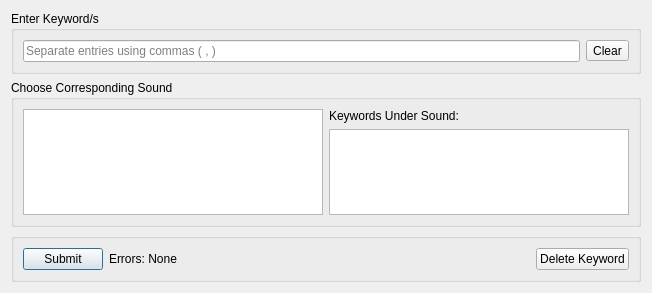
<?xml version="1.0" encoding="UTF-8"?>
<ui version="4.0">
 <class>Dialog</class>
 <widget class="QDialog" name="Dialog">
  <property name="geometry">
   <rect>
    <x>0</x>
    <y>0</y>
    <width>652</width>
    <height>293</height>
   </rect>
  </property>
  <property name="windowTitle">
   <string>Keyword Input</string>
  </property>
  <layout class="QVBoxLayout" name="verticalLayout_2">
   <item>
    <widget class="QGroupBox" name="groupBox">
     <property name="title">
      <string>Enter Keyword/s</string>
     </property>
     <layout class="QHBoxLayout" name="horizontalLayout_2">
      <item>
       <widget class="QLineEdit" name="keywords_input">
        <property name="text">
         <string/>
        </property>
        <property name="echoMode">
         <enum>QLineEdit::Normal</enum>
        </property>
        <property name="placeholderText">
         <string>Separate entries using commas ( , )</string>
        </property>
       </widget>
      </item>
      <item>
       <widget class="QToolButton" name="clear_button">
        <property name="text">
         <string>Clear</string>
        </property>
       </widget>
      </item>
     </layout>
    </widget>
   </item>
   <item>
    <widget class="QGroupBox" name="SoundSelectionBox">
     <property name="title">
      <string>Choose Corresponding Sound</string>
     </property>
     <layout class="QHBoxLayout" name="horizontalLayout" stretch="10,10">
      <item>
       <widget class="QListView" name="SoundsList">
        <property name="editTriggers">
         <set>QAbstractItemView::NoEditTriggers</set>
        </property>
        <property name="alternatingRowColors">
         <bool>true</bool>
        </property>
       </widget>
      </item>
      <item>
       <layout class="QVBoxLayout" name="verticalLayout_3">
        <item>
         <widget class="QLabel" name="KwListLabel">
          <property name="text">
           <string>Keywords Under Sound:</string>
          </property>
         </widget>
        </item>
        <item>
         <widget class="QListView" name="CorrespondingKeywordsList">
          <property name="editTriggers">
           <set>QAbstractItemView::NoEditTriggers</set>
          </property>
          <property name="alternatingRowColors">
           <bool>true</bool>
          </property>
         </widget>
        </item>
       </layout>
      </item>
     </layout>
    </widget>
   </item>
   <item>
    <widget class="QGroupBox" name="Selection_Errors_Bar">
     <property name="title">
      <string/>
     </property>
     <layout class="QHBoxLayout" name="horizontalLayout_3" stretch="0,1,0">
      <item>
       <widget class="QPushButton" name="submit_button">
        <property name="text">
         <string>Submit</string>
        </property>
       </widget>
      </item>
      <item>
       <widget class="QLabel" name="errors">
        <property name="text">
         <string>Errors: None</string>
        </property>
       </widget>
      </item>
      <item>
       <widget class="QPushButton" name="delete_kw_button">
        <property name="text">
         <string>Delete Keyword</string>
        </property>
       </widget>
      </item>
     </layout>
    </widget>
   </item>
  </layout>
 </widget>
 <resources/>
 <connections/>
</ui>
